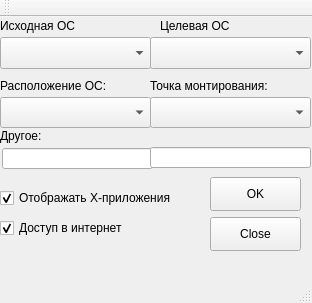
<?xml version="1.0" encoding="UTF-8"?>
<ui version="4.0">
 <class>MainWindow</class>
 <widget class="QMainWindow" name="MainWindow">
  <property name="geometry">
   <rect>
    <x>0</x>
    <y>0</y>
    <width>312</width>
    <height>303</height>
   </rect>
  </property>
  <property name="windowTitle">
   <string>MainWindow</string>
  </property>
  <widget class="QWidget" name="centralWidget">
   <widget class="QLabel" name="label_2">
    <property name="geometry">
     <rect>
      <x>160</x>
      <y>0</y>
      <width>81</width>
      <height>18</height>
     </rect>
    </property>
    <property name="text">
     <string>Целевая ОС</string>
    </property>
   </widget>
   <widget class="QCheckBox" name="checkBox">
    <property name="geometry">
     <rect>
      <x>0</x>
      <y>170</y>
      <width>201</width>
      <height>22</height>
     </rect>
    </property>
    <property name="text">
     <string>Отображать Х-приложения</string>
    </property>
    <property name="checked">
     <bool>true</bool>
    </property>
   </widget>
   <widget class="QLabel" name="label_3">
    <property name="geometry">
     <rect>
      <x>0</x>
      <y>60</y>
      <width>131</width>
      <height>18</height>
     </rect>
    </property>
    <property name="frameShape">
     <enum>QFrame::NoFrame</enum>
    </property>
    <property name="text">
     <string>Расположение ОС:</string>
    </property>
   </widget>
   <widget class="QLabel" name="label">
    <property name="geometry">
     <rect>
      <x>0</x>
      <y>0</y>
      <width>91</width>
      <height>18</height>
     </rect>
    </property>
    <property name="text">
     <string>Исходная ОС</string>
    </property>
   </widget>
   <widget class="QComboBox" name="comboBox">
    <property name="geometry">
     <rect>
      <x>0</x>
      <y>80</y>
      <width>151</width>
      <height>31</height>
     </rect>
    </property>
    <property name="accessibleDescription">
     <string/>
    </property>
    <property name="styleSheet">
     <string notr="true"/>
    </property>
    <property name="currentText">
     <string/>
    </property>
    <property name="currentIndex">
     <number>-1</number>
    </property>
   </widget>
   <widget class="QCheckBox" name="checkBox_2">
    <property name="geometry">
     <rect>
      <x>0</x>
      <y>200</y>
      <width>201</width>
      <height>22</height>
     </rect>
    </property>
    <property name="text">
     <string>Доступ в интернет</string>
    </property>
    <property name="checked">
     <bool>true</bool>
    </property>
   </widget>
   <widget class="QLineEdit" name="lineEdit">
    <property name="geometry">
     <rect>
      <x>2</x>
      <y>131</y>
      <width>151</width>
      <height>21</height>
     </rect>
    </property>
   </widget>
   <widget class="QLabel" name="label_4">
    <property name="geometry">
     <rect>
      <x>0</x>
      <y>110</y>
      <width>59</width>
      <height>18</height>
     </rect>
    </property>
    <property name="text">
     <string>Другое:</string>
    </property>
   </widget>
   <widget class="QPushButton" name="OK_button">
    <property name="geometry">
     <rect>
      <x>210</x>
      <y>160</y>
      <width>91</width>
      <height>34</height>
     </rect>
    </property>
    <property name="text">
     <string>OK</string>
    </property>
   </widget>
   <widget class="QPushButton" name="close_button">
    <property name="geometry">
     <rect>
      <x>210</x>
      <y>200</y>
      <width>91</width>
      <height>34</height>
     </rect>
    </property>
    <property name="text">
     <string>Close</string>
    </property>
   </widget>
   <widget class="QComboBox" name="comboBox_2">
    <property name="geometry">
     <rect>
      <x>0</x>
      <y>20</y>
      <width>151</width>
      <height>32</height>
     </rect>
    </property>
   </widget>
   <widget class="QComboBox" name="comboBox_3">
    <property name="geometry">
     <rect>
      <x>150</x>
      <y>20</y>
      <width>161</width>
      <height>32</height>
     </rect>
    </property>
   </widget>
   <widget class="QComboBox" name="comboBox_4">
    <property name="geometry">
     <rect>
      <x>150</x>
      <y>80</y>
      <width>161</width>
      <height>31</height>
     </rect>
    </property>
   </widget>
   <widget class="QLabel" name="label_5">
    <property name="geometry">
     <rect>
      <x>150</x>
      <y>60</y>
      <width>141</width>
      <height>18</height>
     </rect>
    </property>
    <property name="text">
     <string>Точка монтирования:</string>
    </property>
   </widget>
   <widget class="QLineEdit" name="lineEdit_2">
    <property name="geometry">
     <rect>
      <x>150</x>
      <y>130</y>
      <width>161</width>
      <height>21</height>
     </rect>
    </property>
   </widget>
  </widget>
  <widget class="QMenuBar" name="menuBar">
   <property name="geometry">
    <rect>
     <x>0</x>
     <y>0</y>
     <width>312</width>
     <height>30</height>
    </rect>
   </property>
  </widget>
  <widget class="QToolBar" name="mainToolBar">
   <attribute name="toolBarArea">
    <enum>TopToolBarArea</enum>
   </attribute>
   <attribute name="toolBarBreak">
    <bool>false</bool>
   </attribute>
  </widget>
  <widget class="QStatusBar" name="statusBar"/>
 </widget>
 <layoutdefault spacing="6" margin="11"/>
 <resources/>
 <connections/>
</ui>
